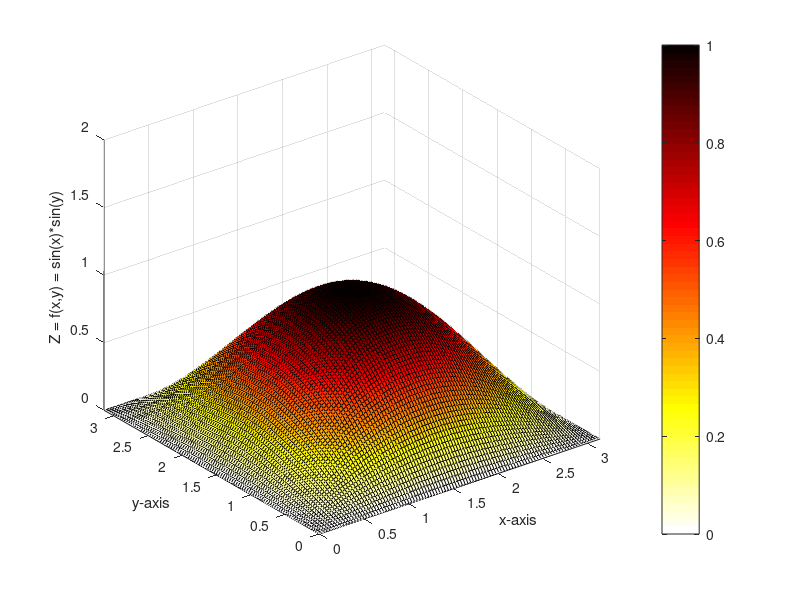
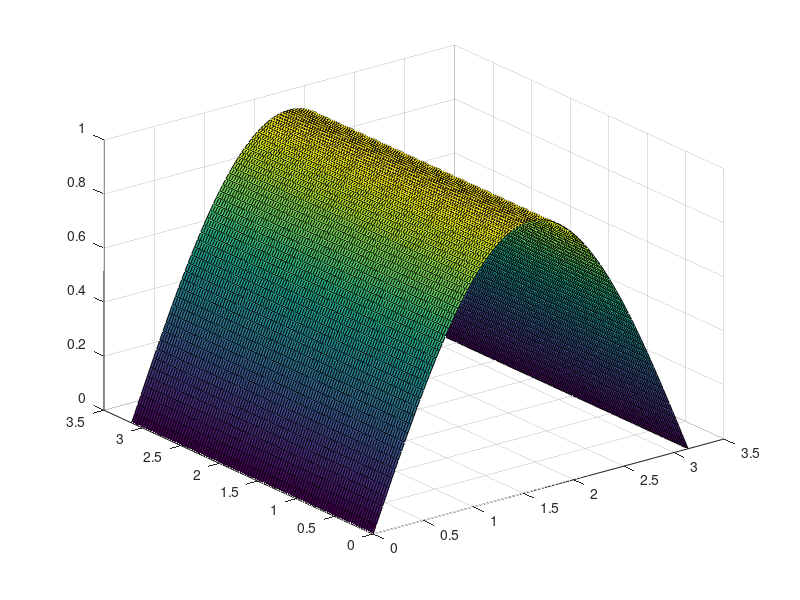

Write MATLAB code to recreate these figures, in order. (Note: this script raises an error after producing the figures.)
%% meshgrid 먼저 익히기
%각 축별 데이터를 하나의 행렬로 각각 계산하는 함수
% [X Y] = meshgrid();


%% meshgird를 쓰지 않고 해보기
X_mat = [0 1 2 3; 0 1 2 3;
    0 1 2 3; 0 1 2 3];
Y_mat = [ 0 0 0 0;
    1 1 1 1;
    2 2 2 2
    3 3 3 3];

Z= sin(X_mat) .* sin(Y_mat) % .*으로 요소끼리의 곱을 계산한다
surf(X_mat, Y_mat, Z);

%% meshgrid를 사용하면?
x = 0:1:3;
y = 0:1:3;
[x_mat y_mat] = meshgrid(x,y); %이렇게하면 위의 X_mat, Y_mat와 같다
z_mg = sin(x_mat) .* sin(y_mat);
surf(x_mat, y_mat, z_mg); % 더 단순하게 만들 수 있다.

% 번외
figure(1); % figure -- (n) 넣으주면 이후 figure 있는 만큼 여러개의 그래프의 창들을 보여준다.
x = 0: 0.01*pi : pi;
y = 0: 0.01*pi : pi;
[x_mg, y_mg] = meshgrid(x,y);
z_mg = sin(x_mg).*sin(y_mg);
surf(x_mg, y_mg, z_mg);


% 그래프가 특정 축에 대해 변화가 없을 경우를 시각화
figure(2);
z_mg2 = sin(x_mg) * 1;
surf(x_mg, y_mg, z_mg2);

%% surf 그래프 속성 바꾸기
figure(1);
x = 0: 0.01*pi : pi;
y = 0: 0.01*pi : pi;
[x_mg, y_mg] = meshgrid(x,y);
z_mg = sin(x_mg).*sin(y_mg);
surf(x_mg, y_mg, z_mg);

xlabel('x-axis'); ylabel('y-axis'); zlabel('Z = f(x,y) = sin(x)*sin(y)');
colorbar % 등고선색을 부여
% shading flat; %색깔을 위에서 보면 부드럽게 나타나는게 아니라 각지게 나타남
% shading interp;
shading faceted; % 디폴트 그리드가 뚜렷하게 드러난 형태

% colormap hot; colormap으로 colorbar의 색깔 양상을 조절할 수 있다. help colormat을 참조!
colormap hot;
colormap(flipud(colormap)); % colorbar 뒤집기
ylim ([0 pi]);
xlim([0 pi]);
zlim([0 2])

% axis equal %3축 모두 똑같은 크기로 맞추는 함수
%  axis normal % 원래대로 돌아옴

alpha(0.75) % 투명도 조절 0~1까지
% view(2) 그래프 보는 시점 설정

